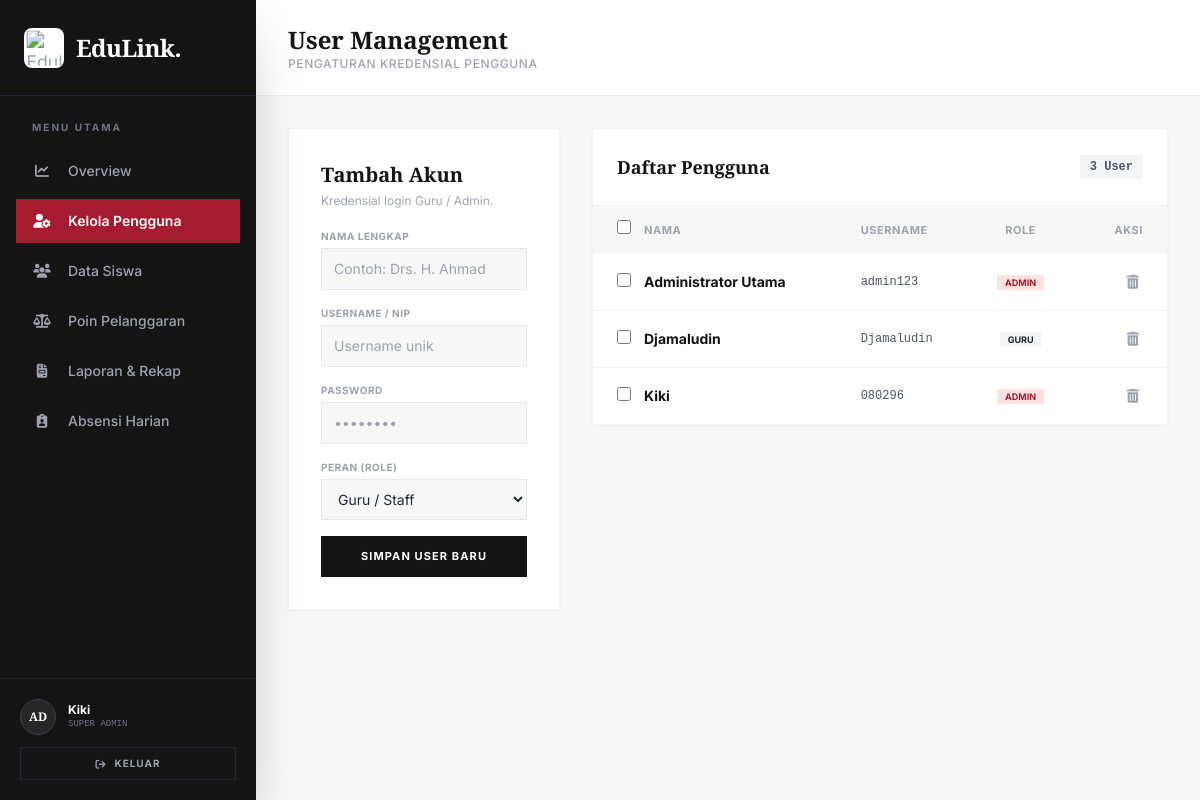
Page /users (signed in) on the committed database.
### tables this page shows
CREATE TABLE users (
            id INTEGER PRIMARY KEY AUTOINCREMENT,
            username TEXT UNIQUE NOT NULL,
            password TEXT NOT NULL,
            role TEXT NOT NULL,
            nama TEXT NOT NULL
        );

### backend/app.py (the view)
@app.route('/users')
def manage_users():
    if not is_admin():
        return redirect(url_for('login'))
    conn = get_db_connection()
    users = conn.execute("SELECT id, username, role, nama FROM users ORDER BY id DESC").fetchall()
    conn.close()
    return render_template('dashboard/users.html', nama_user=session['nama'], users=users)

### backend/app.py (called while the page is built)
def is_admin():
    return 'user_id' in session and str(session.get('role', '')).strip().lower() == 'admin'

### backend/modules/database.py (called while the page is built)
def get_db_connection():
    conn = sqlite3.connect(DB_PATH)
    conn.row_factory = sqlite3.Row
    return conn

### frontend/templates/dashboard/users.html (shortened to what this page needs)
<!DOCTYPE html>
<html lang="id">
<head>
    <script src="https://cdn.tailwindcss.com"></script>
    <link rel="stylesheet" href="https://cdnjs.cloudflare.com/ajax/libs/font-awesome/6.4.0/css/all.min.css">
</head>
<body class="bg-eduPaper text-gray-800 font-sans h-screen flex overflow-hidden selection:bg-eduCrimson-600 selection:text-white">
    <aside id="sidebar" class="fixed lg:static top-0 left-0 h-full w-64 bg-eduDark-900 text-gray-400 flex flex-col shadow-2xl z-40 shrink-0 transform -translate-x-full lg:translate-x-0 transition-transform duration-300">
        <div class="h-20 lg:h-24 flex items-center justify-between px-6 border-b border-gray-800/80">
            <div class="flex items-center gap-3">
                <div class="w-10 h-10 rounded-lg bg-white p-1 flex items-center justify-center shrink-0 border-none shadow-none">
                    <img src="{{ url_for('static', filename='images/edulink-logo.webp') }}" alt="EduLink Logo" class="w-full h-full object-contain mix-blend-multiply scale-110">
                </div>
                <span class="text-2xl font-serif font-bold text-white tracking-tight">EduLink.</span>
            </div>
        </div>
        <nav class="flex-1 overflow-y-auto py-6 px-4 flex flex-col gap-1.5">
            <p class="px-4 text-[10px] font-bold text-gray-500 uppercase tracking-[0.2em] mb-2">Menu Utama</p>
            <a href="/dashboard" class="flex items-center gap-4 px-4 py-3 hover:bg-eduDark-800 hover:text-white transition"><i class="fa-solid fa-chart-line text-sm w-5 text-center"></i><span class="text-sm font-medium">Overview</span></a>
            <a href="/users" class="flex items-center gap-4 px-4 py-3 bg-eduCrimson-600 text-white transition"><i class="fa-solid fa-user-gear text-sm w-5 text-center"></i><span class="text-sm font-semibold">Kelola Pengguna</span></a>
            <a href="/siswa" class="flex items-center gap-4 px-4 py-3 hover:bg-eduDark-800 hover:text-white transition"><i class="fa-solid fa-users text-sm w-5 text-center"></i><span class="text-sm font-medium">Data Siswa</span></a>
            <a href="/poin" class="flex items-center gap-4 px-4 py-3 hover:bg-eduDark-800 hover:text-white transition"><i class="fa-solid fa-scale-balanced text-sm w-5 text-center"></i><span class="text-sm font-medium">Poin Pelanggaran</span></a>
            <a href="/laporan" class="flex items-center gap-4 px-4 py-3 hover:bg-eduDark-800 hover:text-white transition"><i class="fa-solid fa-file-invoice text-sm w-5 text-center"></i><span class="text-sm font-medium">Laporan & Rekap</span></a>
            <a href="/absensi" class="flex items-center gap-4 px-4 py-3 hover:bg-eduDark-800 hover:text-white transition"><i class="fa-solid fa-clipboard-user text-sm w-5 text-center"></i><span class="text-sm font-medium">Absensi Harian</span></a>
        </nav>
        <div class="p-5 border-t border-gray-800/80">
            <div class="flex items-center gap-3 mb-3">
                <div class="w-9 h-9 rounded-full bg-eduDark-700 border border-gray-700 flex items-center justify-center text-white font-bold font-serif text-xs">AD</div>
                <div class="overflow-hidden">
                    <p class="text-xs font-bold text-white truncate">{{ nama_user }}</p>
                    <p class="text-[9px] font-mono text-gray-500 uppercase">Super Admin</p>
                </div>
            </div>
            <a href="/logout" class="flex items-center justify-center gap-2 w-full py-2 border border-gray-800 text-[10px] font-bold text-gray-400 hover:text-white hover:bg-eduCrimson-600 transition uppercase tracking-widest"><i class="fa-solid fa-arrow-right-from-bracket"></i> Keluar</a>
        </div>
    </aside>
    <main class="flex-1 flex flex-col h-full relative z-10 min-w-0">
        <header class="h-20 lg:h-24 bg-white border-b border-gray-200/80 flex items-center justify-between px-4 sm:px-8 shrink-0">
            <div class="flex items-center gap-3">
                <div>
                    <h1 class="text-lg sm:text-2xl font-serif font-bold text-eduDark-900 leading-tight">User Management</h1>
                    <p class="text-[10px] sm:text-xs text-gray-400 font-medium uppercase tracking-wider hidden sm:block">Pengaturan Kredensial Pengguna</p>
                </div>
            </div>
        </header>
        <div class="flex-1 overflow-y-auto p-4 sm:p-8 space-y-6 sm:space-y-8">
            <div class="grid grid-cols-1 lg:grid-cols-3 gap-6 sm:gap-8 items-start">
                <div class="bg-white p-5 sm:p-8 border border-gray-100 shadow-sm">
                    <h3 class="font-serif font-bold text-lg sm:text-xl text-eduDark-900 mb-1">Tambah Akun</h3>
                    <p class="text-xs text-gray-400 mb-5">Kredensial login Guru / Admin.</p>
                    <form id="addUserForm" action="/users/add" method="POST" autocomplete="off" class="space-y-4">
                        <div>
                            <label class="text-[10px] font-bold text-gray-400 uppercase tracking-wider block mb-1">Nama Lengkap</label>
                            <input type="text" id="inputNama" name="nama" required placeholder="Contoh: Drs. H. Ahmad" class="w-full bg-eduPaper border border-gray-200 text-xs sm:text-sm py-2.5 px-3 focus:outline-none focus:border-eduCrimson-600">
                        </div>
                        <div>
                            <label class="text-[10px] font-bold text-gray-400 uppercase tracking-wider block mb-1">Username / NIP</label>
                            <input type="text" id="inputUsername" name="username" required placeholder="Username unik" class="w-full bg-eduPaper border border-gray-200 text-xs sm:text-sm py-2.5 px-3 focus:outline-none focus:border-eduCrimson-600">
                        </div>
                        <div>
                            <label class="text-[10px] font-bold text-gray-400 uppercase tracking-wider block mb-1">Password</label>
                            <input type="password" id="inputPassword" name="password" required placeholder="••••••••" class="w-full bg-eduPaper border border-gray-200 text-xs sm:text-sm py-2.5 px-3 focus:outline-none focus:border-eduCrimson-600">
                        </div>
                        <div>
                            <label class="text-[10px] font-bold text-gray-400 uppercase tracking-wider block mb-1">Peran (Role)</label>
                            <select name="role" required class="w-full bg-eduPaper border border-gray-200 text-xs sm:text-sm py-2.5 px-3 focus:outline-none focus:border-eduCrimson-600">
                                <option value="guru" selected>Guru / Staff</option>
                            </select>
                        </div>
                        <button type="submit" class="w-full bg-eduDark-900 hover:bg-eduCrimson-600 text-white font-bold py-3 transition text-[11px] uppercase tracking-widest mt-2">
                            Simpan User Baru
                        </button>
                    </form>
                </div>
                <div class="lg:col-span-2 bg-white border border-gray-100 shadow-sm">
                    <form id="bulkDeleteForm" action="/users/delete-multiple" method="POST" onsubmit="return confirm('Hapus user tercentang?')">
                        <div class="p-4 sm:p-6 border-b border-gray-100 flex justify-between items-center">
                            <div class="flex items-center gap-3">
                                <h3 class="font-serif font-bold text-base sm:text-lg text-eduDark-900">Daftar Pengguna</h3>
                            </div>
                            <span class="text-xs font-mono bg-gray-100 text-gray-600 px-2.5 py-1 font-bold">{{ users|length }} User</span>
                        </div>
                        <div class="overflow-x-auto">
                            <table class="w-full text-left text-xs sm:text-sm text-gray-600 min-w-[500px]">
                                <thead class="bg-eduPaper text-[10px] sm:text-[11px] uppercase font-bold text-gray-400 tracking-wider">
                                    <tr>
                                        <th class="pl-4 sm:pl-6 py-3.5 w-8">
                                            <input type="checkbox" id="selectAll" class="w-3.5 h-3.5 accent-eduCrimson-600">
                                        </th>
                                        <th class="px-3 py-3.5">Nama</th>
                                        <th class="px-3 py-3.5">Username</th>
                                        <th class="px-3 py-3.5 text-center">Role</th>
                                        <th class="px-4 sm:px-6 py-3.5 text-right">Aksi</th>
                                    </tr>
                                </thead>
                                <tbody class="divide-y divide-gray-100">
                                    {% for u in users %}
                                    <tr class="hover:bg-gray-50/80">
                                        <td class="pl-4 sm:pl-6 py-3.5">
                                            <input type="checkbox" name="user_ids" value="{{ u.id }}" class="user-checkbox w-3.5 h-3.5 accent-eduCrimson-600">
                                        </td>
                                        <td class="px-3 py-3.5 font-bold text-eduDark-900">{{ u.nama }}</td>
                                        <td class="px-3 py-3.5 font-mono text-xs">{{ u.username }}</td>
                                        <td class="px-3 py-3.5 text-center">
                                            {% if u.role|lower == 'admin' %}
                                            <span class="bg-red-100 text-eduCrimson-600 px-2 py-0.5 text-[9px] font-bold uppercase">Admin</span>
                                            {% else %}
                                            <span class="bg-gray-100 text-gray-800 px-2 py-0.5 text-[9px] font-bold uppercase">Guru</span>
                                            {% endif %}
                                        </td>
                                        <td class="px-4 sm:px-6 py-3.5 text-right">
                                            <button type="button" onclick="deleteSingleUser('{{ u.id }}', '{{ u.nama }}')" class="p-1 text-gray-400 hover:text-eduCrimson-600">
                                                <i class="fa-solid fa-trash-can text-sm"></i>
                                            </button>
                                        </td>
                                    </tr>
                                    {% endfor %}
                                </tbody>
                            </table>
                        </div>
                    </form>
                </div>
            </div>
        </div>
    </main>
</body>
</html>

### rows in the picture
users: nama "Kiki", username "080296", role "ADMIN"
users: nama "Administrator Utama", username "admin123", role "ADMIN"
users: nama "Djamaludin", username "Djamaludin", role "GURU"

### other values in the picture
{{ users|length }} "3"
